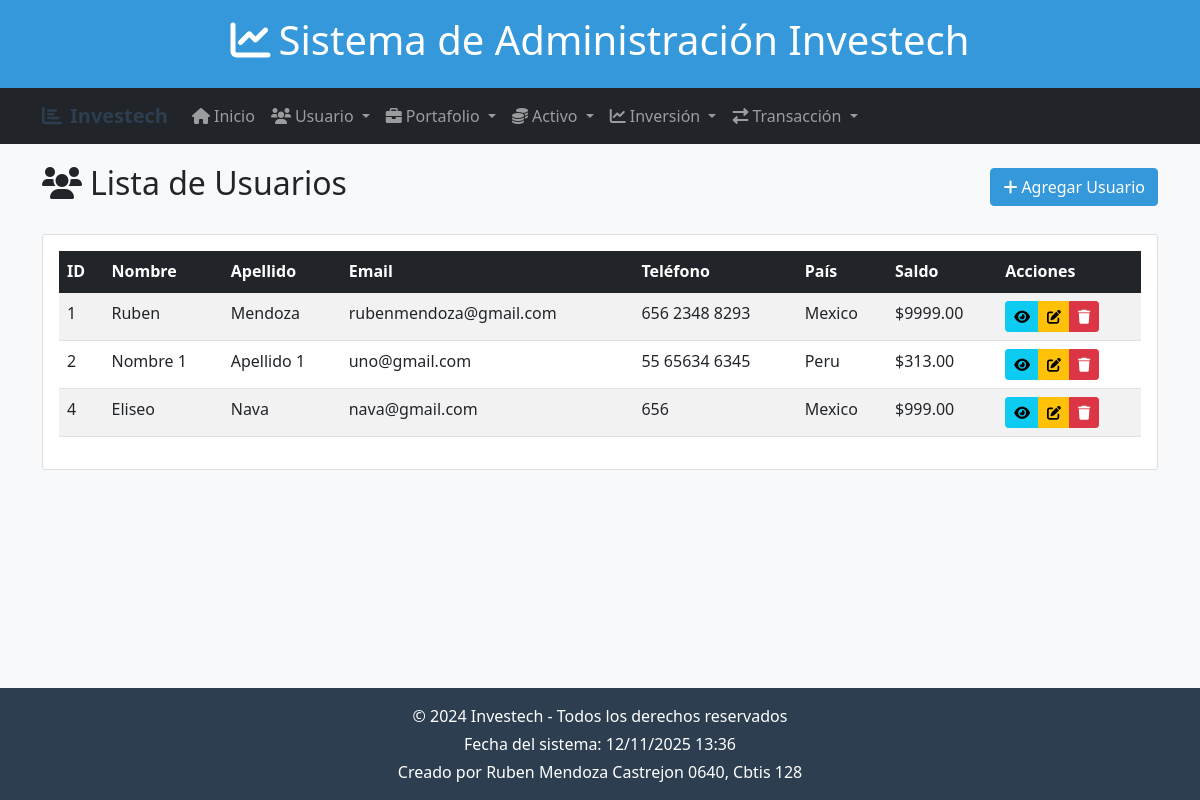
Screenshot of /usuarios/ with the database file from the repository.
### app_investech/models.py (models this page shows, shortened)
class Usuario(models.Model):
    nombre = models.CharField(max_length=100)
    apellido = models.CharField(max_length=100)
    email = models.EmailField(unique=True)
    telefono = models.CharField(max_length=20, blank=True, null=True)
    fecha_registro = models.DateTimeField(auto_now_add=True)
    pais = models.CharField(max_length=50)
    saldo_disponible = models.DecimalField(max_digits=12, decimal_places=2, default=0.00)

### app_investech/views.py (the view)
# urls.py: path('usuarios/', views.inicio_usuario, name='inicio_usuario'),
def inicio_usuario(request):
    usuarios = Usuario.objects.all()
    return render(request, 'usuario/ver_usuario.html', {'usuarios': usuarios})

### app_investech/templates/usuario/ver_usuario.html (shortened to what this page needs)
{% extends 'base.html' %}
{% block content %}
<div class="d-flex justify-content-between align-items-center mb-4">
    <h2><i class="fas fa-users me-2"></i>Lista de Usuarios</h2>
    <a href="{% url 'agregar_usuario' %}" class="btn btn-primary">
        <i class="fas fa-plus me-1"></i>Agregar Usuario
    </a>
</div>
<div class="card">
    <div class="card-body">
        {% if usuarios %}
        <div class="table-responsive">
            <table class="table table-striped table-hover">
                <thead class="table-dark">
                    <tr>
                        <th>ID</th>
                        <th>Nombre</th>
                        <th>Apellido</th>
                        <th>Email</th>
                        <th>Teléfono</th>
                        <th>País</th>
                        <th>Saldo</th>
                        <th>Acciones</th>
                    </tr>
                </thead>
                <tbody>
                    {% for usuario in usuarios %}
                    <tr>
                        <td>{{ usuario.id }}</td>
                        <td>{{ usuario.nombre }}</td>
                        <td>{{ usuario.apellido }}</td>
                        <td>{{ usuario.email }}</td>
                        <td>{{ usuario.telefono|default:"-" }}</td>
                        <td>{{ usuario.pais }}</td>
                        <td>${{ usuario.saldo_disponible }}</td>
                        <td>
                            <div class="btn-group btn-group-sm">
                                <a href="#" class="btn btn-info" title="Ver">
                                    <i class="fas fa-eye"></i>
                                </a>
                                <a href="{% url 'actualizar_usuario' usuario.id %}" class="btn btn-warning" title="Editar">
                                    <i class="fas fa-edit"></i>
                                </a>
                                <a href="{% url 'borrar_usuario' usuario.id %}" class="btn btn-danger" title="Borrar">
                                    <i class="fas fa-trash"></i>
                                </a>
                            </div>
                        </td>
                    </tr>
                    {% endfor %}
                </tbody>
            </table>
        </div>
        {% endif %}
    </div>
</div>
{% endblock %}

### app_investech/templates/base.html (style rules this page uses)
body { background-color: #f8f9fa; min-height: 100vh; display: flex; flex-direction: column; }
.btn-primary { background-color: #3498db; border-color: #3498db; }

### rows the page displays
Usuario: id "1", nombre "Ruben", apellido "Mendoza", email "rubenmendoza@gmail.com", telefono "656 2348 8293", pais "Mexico", saldo_disponible "9999.00"
Usuario: id "2", nombre "Nombre 1", apellido "Apellido 1", email "uno@gmail.com", telefono "55 65634 6345", pais "Peru", saldo_disponible "313.00"
Usuario: id "4", nombre "Eliseo", apellido "Nava", email "nava@gmail.com", telefono "656", pais "Mexico", saldo_disponible "999.00"
